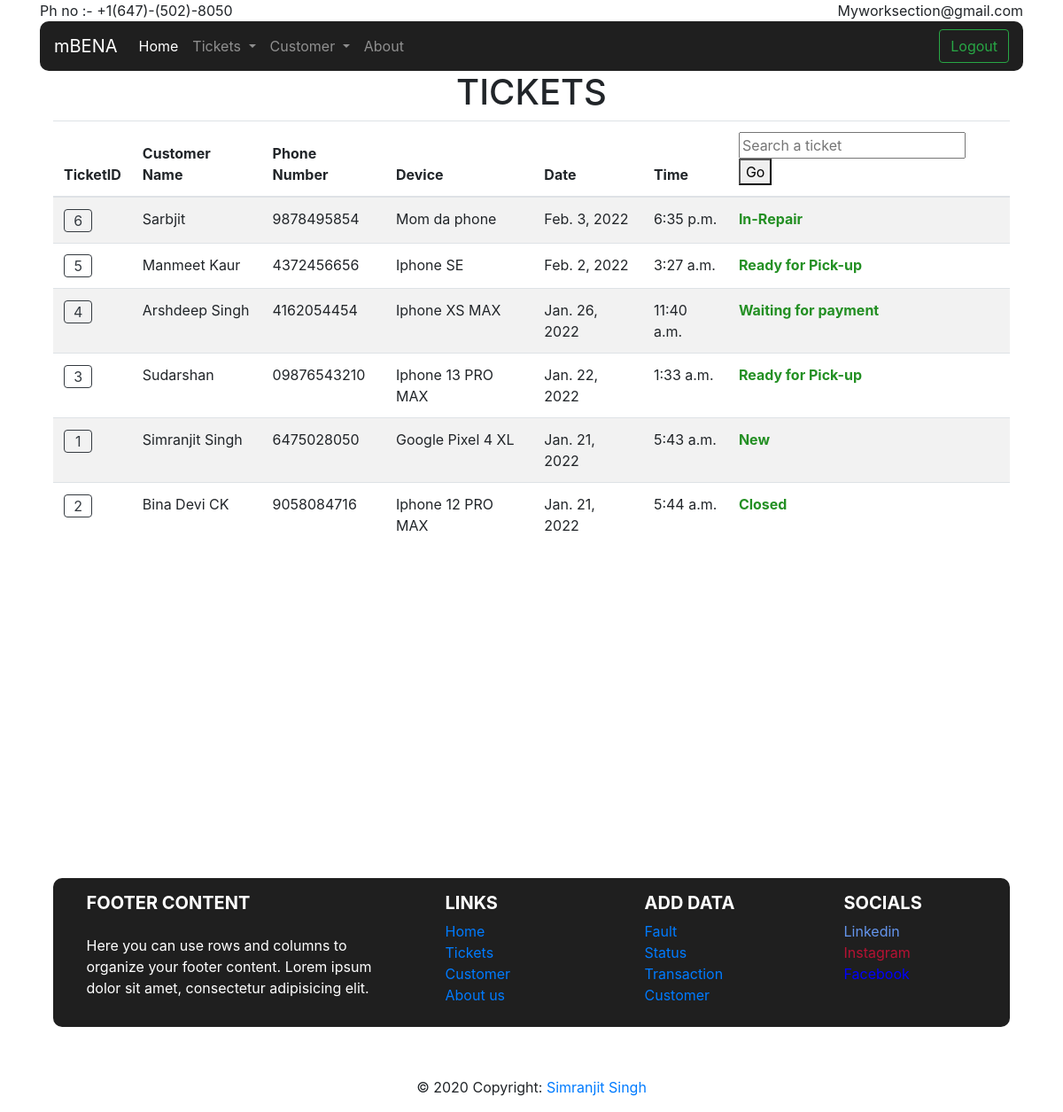
The page /estore/tickets/ (signed in) on the database as committed earlier.
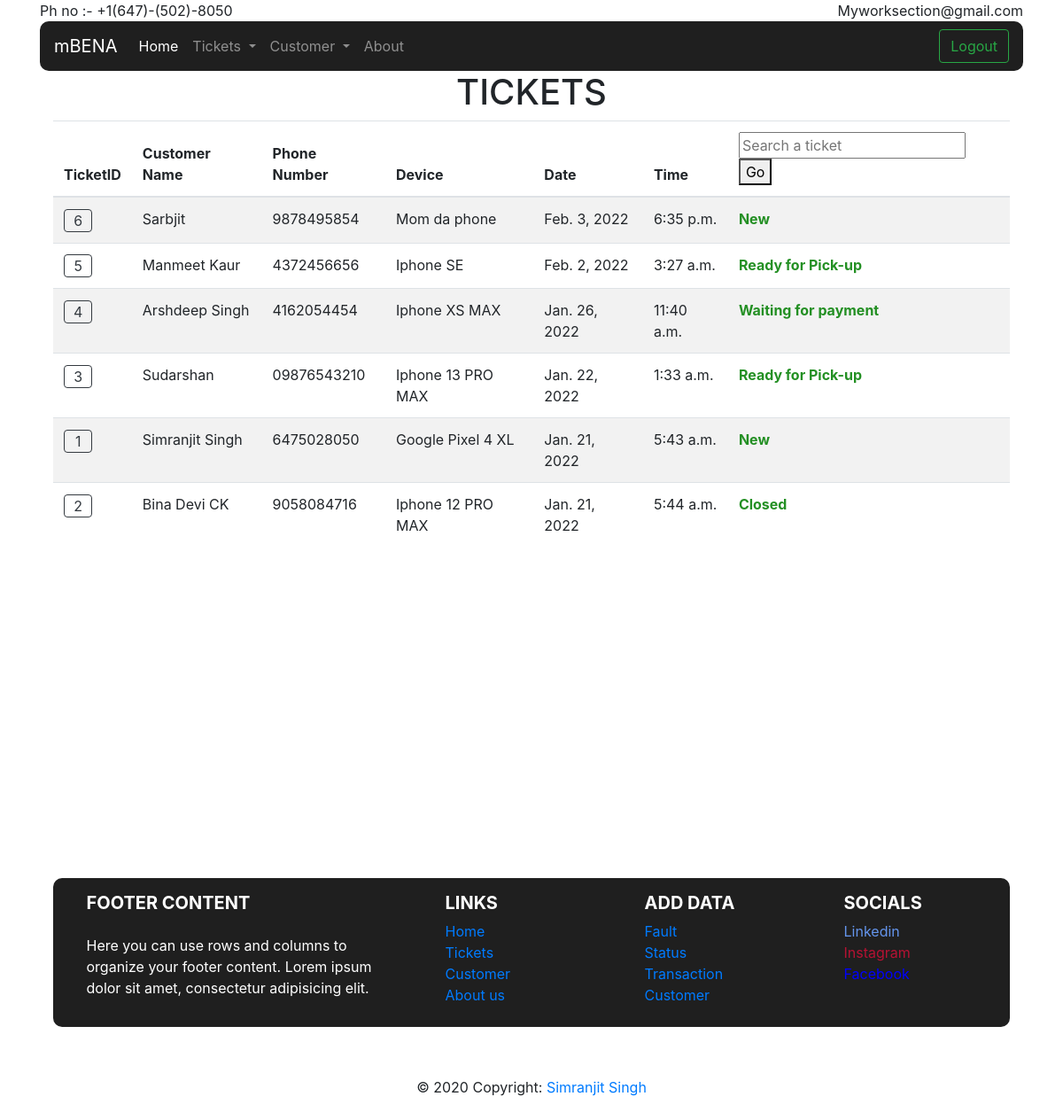
The same page on the database as committed later.
### eStore/models.py (models this page shows, shortened)
class Ticket(models.Model):
    customer = models.ForeignKey(Customer, on_delete=models.CASCADE, blank=True, null=True, related_name="numberoftickets")
    fault = models.ForeignKey(Fault, on_delete=models.CASCADE)
    date = models.DateField(auto_now=True)
    time = models.TimeField(auto_now=True)
    status = models.ForeignKey(Status, on_delete=models.CASCADE)
    description = models.CharField(max_length=1000, blank=True, null=True)
    device = models.CharField(max_length=50)
    transaction = models.ForeignKey(Transaction,on_delete=models.CASCADE, blank=True, null=True)
    amount = models.IntegerField(blank=True, null=True)

class Status(models.Model):
    name = models.CharField(max_length=50)
    def __str__(self):
        return f"{self.name}"

class Customer(models.Model):
    name = models.CharField(max_length=64)
    email = models.EmailField( max_length=254)
    phonenumber = models.CharField(max_length=12)

### eStore/views.py (the view)
# urls.py: path("tickets/", views.tickets, name="tickets"),
def tickets(request):
    if request.user.is_authenticated:
        if request.method == 'POST':
            i = request.POST['searchticket']
            return render(request, 'tickets.html', {"Tickets": Ticket.objects.filter(id = i)})
        return render(request, 'tickets.html' ,{
                "Tickets": Ticket.objects.all().order_by('date').reverse()[:10]
            })
    else:
            return render(request, 'Logout.html')

### eStore/templates/tickets.html (shortened to what this page needs)
{% extends "layout.html" %}
{% block body %}
<h1 style="text-align: center;">TICKETS</h1>
<div class="container">
  <table class="table table-striped">
    <thead>
      <tr>
        <th>TicketID</th>
        <th scope="col">Customer Name</th>
        <th scope="col">Phone Number</th>
        <th scope="col">Device</th>
        <th scope="col">Date</th>
        <th scope="col">Time</th>
        <th scope="col">
          <form action="{%url 'tickets' %}" method="post">
            <input type="text" name="searchticket" placeholder="Search a ticket">
            <button type="submit">Go</button>
          </form>
        </th>
      </tr>
    </thead>
    <tbody>
      {% for ticket in Tickets %}
      <tr>
        <td>
          <form action="{%url 'ticketdetails' ticket.id %}" method="post"> {% csrf_token %}<button
              type="submit" class="btn btn-outline-dark p-0 w-50">{{ticket.id}}</button></form>
        </td>
        <td>{{ticket.customer.name}}</td>
        <td>{{ticket.customer.phonenumber}}</td>
        <td>{{ticket.device}}</td>
        <td>{{ticket.date}}</td>
        <td>{{ticket.time}}</td>
        <td style="color: rgba(13, 133, 13, 0.904);"><b>{{ticket.status}}</b></td>
      </tr>
      {% endfor %}
    </tbody>
  </table>
</div>
{% endblock body %}

Rows that differ between the two databases and show on the page:
changed Ticket "Mom da phone": status "In-Repair" → "New"
